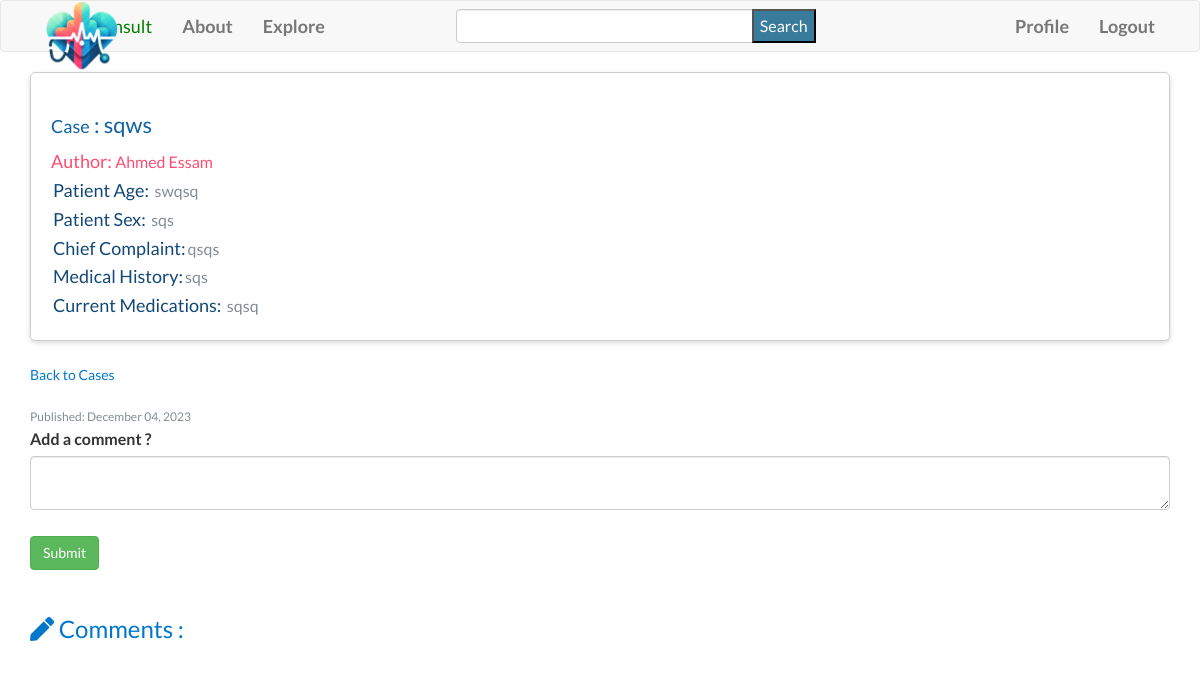
Page /show_case/7 (signed in) on the committed database.
### app/models.py (models this page shows, shortened)
class Case(db.Model):
    id = db.Column(db.Integer, primary_key=True)
    title = db.Column(db.String(140))
    question = db.Column(db.String(140))
    patient_age = db.Column(db.String(20))
    patient_sex = db.Column(db.String(10))
    chief_complaint = db.Column(db.Text)
    medical_history = db.Column(db.Text)
    current_medications = db.Column(db.Text)
    image_files = db.Column(db.String(255))  # Store file paths for images
    lab_files = db.Column(db.String(255))  # Store file paths for lab files
    timestamp = db.Column(db.DateTime, index=True, default=datetime.utcnow)
    user_id = db.Column(db.Integer, db.ForeignKey('user.id'))
    comments = db.relationship('Comment', backref='case', lazy='dynamic')
    def get_images(self):
        return self.image_files.split(',') if self.image_files else []
    def get_lab_files(self):
        return self.lab_files.split(",") if self.lab_files else []

class User(UserMixin,db.Model):
    id = db.Column(db.Integer, primary_key=True)
    username = db.Column(db.String(65), index=True, unique=True)
    email = db.Column(db.String(120), index=True, unique=True)
    password_hash = db.Column(db.String(128))
    bio = db.Column(db.String(200))
    medical_degree = db.Column(db.String(100))
    speciality = db.Column(db.String(100))
    licenses = db.Column(db.String(200))
    last_seen = db.Column(db.DateTime, default=datetime.utcnow)
    cases = db.relationship('Case', backref='author', lazy="dynamic")
    followed = db.relationship(
        'User',
        secondary=followers,
        primaryjoin=(followers.c.follower_id == id),
        secondaryjoin=(followers.c.followed_id == id),
        backref=db.backref('followers',lazy='dynamic'),
        lazy='dynamic'
        )
    comments= db.relationship('Comment', backref='author', lazy='dynamic')

### app/routes.py (the view, shortened to what this page needs)
@app.route("/show_case/<case_id>", methods=['GET', 'POST'])
def show_case(case_id):
    case = Case.query.get_or_404(case_id)
    comments = case.comments.order_by(Comment.timestamp.desc())
    form = CommentForm()
    if case:
        comments = case.comments.order_by(Comment.timestamp.desc())
        return render_template('show_case.html', title=case.title, case=case, form=form, comments=comments)

### forms.py
class SearchForm(FlaskForm):
    query = StringField('Query', validators=[DataRequired()])
    submit = SubmitField('Search')

class CommentForm(FlaskForm):
    text = TextAreaField('Leave a comment', validators=[DataRequired()])
    submit = SubmitField('Submit')

### app/routes.py (called while the page is built)
@login.user_loader
def load_user(id):
    return User.query.get(int(id))

@app.before_request
def before_request():
    if current_user.is_authenticated:
        current_user.last_seen = datetime.utcnow()
        db.session.commit()
        g.search_form = SearchForm()

### app/templates/show_case.html (shortened to what this page needs)
{% extends "base.html" %}
{% import 'bootstrap/wtf.html' as wtf %}
{% block head %}
    {{ super() }}
    <link rel="stylesheet" href="{{ url_for('static', filename='css/show_case.css') }}">
{% endblock %}
{% block app_content %}
<div class="case-card">
  <h1 class="case-title"><span>Case</span> : {{ case.title }}</h1>
  <p class="case-author" style="color:#FF4D71;"><span>Author: </span>{{ case.author.username }}</p>
  <p class="case-detail""><span style="color:#124877;padding:2px;">Patient Age: </span>{{ case.patient_age }}</p>
  <p class="case-detail""><span style="color:#124877;padding:2px;">Patient Sex: </span>{{ case.patient_sex }}</p>
  <p class="case-detail""><span style="color:#124877;padding:2px;">Chief Complaint:</span>{{ case.chief_complaint }}</p>
  <p class="case-detail""><span style="color:#124877;padding:2px;">Medical History:</span>{{ case.medical_history }}</p>
  <p class="case-detail""><span style="color:#124877;padding:2px;">Current Medications: </span>{{ case.current_medications }}</p>
</div>
<p><a class="case-back-link" href="{{ url_for('explore') }}">Back to Cases</a></p>
<p class="case-date">Published: {{ case.timestamp.strftime('%B %d, %Y') }}</p>
<div class="comment_form">
  <form action="{{ url_for('show_case', case_id=case.id) }}" method="post">
    <label for="comments">Add a comment ?</label>
    {{ form.text(class="form-control") }}
    <br>
    <button type="submit" class="btn btn-success">Submit</button>
  </form>
</div>
<h3 style="color:#07c; "><i class="fas fa-pen"></i> Comments :</h3>
{% endblock %}

### app/static/css/base.css (style rules this page uses)
body, ul, li, p { margin: 0; padding: 0; }
body { margin: 0 !important; font-family: 'Lato', sans-serif; line-height: 1.6; font-size: 16px; min-height: 100vh; overflow-x: hidden; }
#submit { position: absolute; top: 0; right: 0; background-color: #387B9A; height: 100%; color: white; }

### app/static/css/show_case.css (style rules this page uses)
.case-card { border: 1px solid #ccc; border-radius: 5px; padding: 20px; margin-bottom: 20px; box-shadow: 0 2px 5px rgba(0, 0, 0, 0.15); }
.case-card span { font-size: 18px; }
.case-title { font-size: 22px; color: #0f61a2; margin-bottom: 10px; }
.case-author, .case-detail { font-size: 16px; color: #848d95; }
.case-date { font-size: 12px; color: #848d95; margin-top: 20px; }
.case-back-link { color: #07c; text-decoration: none; font-size: 14px; }

### rows in the picture
Case: title "sqws", patient_age "swqsq", patient_sex "sqs", chief_complaint "qsqs", medical_history "sqs", current_medications "sqsq", timestamp "December 04, 2023"
User: author.username "Ahmed Essam"
